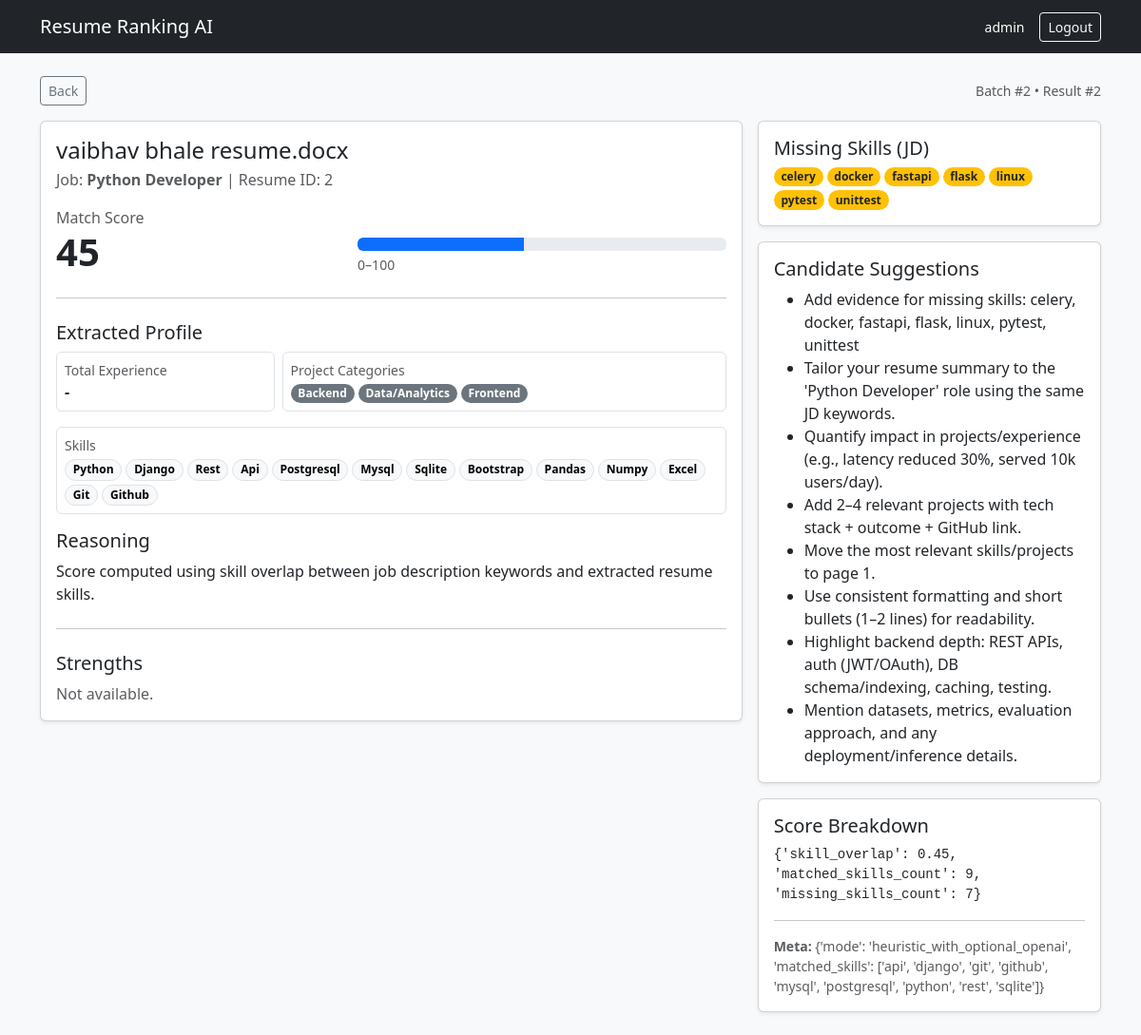
The app's page /results/2/ (signed in) with its own data.
### apps/ranking/models.py (models this page shows)
class RankingResult(models.Model):
    batch = models.ForeignKey(RankingBatch, on_delete=models.CASCADE, related_name="results")
    job = models.ForeignKey("jobs.JobDescription", on_delete=models.CASCADE, related_name="results")
    resume = models.ForeignKey("resumes.Resume", on_delete=models.CASCADE, related_name="results")
    score = models.PositiveSmallIntegerField()
    score_breakdown = models.JSONField(default=dict, blank=True)
    reasoning = models.TextField(blank=True)
    missing_required = models.JSONField(default=list, blank=True)
    strengths = models.JSONField(default=list, blank=True)
    candidate_suggestions = models.JSONField(default=list, blank=True)
    model_meta = models.JSONField(default=dict, blank=True)
    created_at = models.DateTimeField(auto_now_add=True)
    class Meta:
        constraints = [
            models.UniqueConstraint(fields=["batch", "job", "resume"], name="uniq_result_per_batch"),
        ]

class RankingBatch(models.Model):
    created_by = models.ForeignKey(settings.AUTH_USER_MODEL, on_delete=models.CASCADE)
    job = models.ForeignKey("jobs.JobDescription", on_delete=models.CASCADE, related_name="batches")
    resumes = models.ManyToManyField("resumes.Resume", related_name="batches")
    status = models.CharField(
        max_length=30,
        default="queued",
        choices=[("queued","queued"),("running","running"),("completed","completed"),("failed","failed")],
    )
    created_at = models.DateTimeField(auto_now_add=True)
    completed_at = models.DateTimeField(null=True, blank=True)

### apps/resumes/models.py (models this page shows, shortened)
class Resume(models.Model):
    uploaded_by = models.ForeignKey(settings.AUTH_USER_MODEL, on_delete=models.CASCADE, related_name="resumes")
    file = models.FileField(upload_to="resumes/%Y/%m/%d/")
    original_filename = models.CharField(max_length=255, blank=True)
    extracted_text = models.TextField(blank=True)
    extracted = models.JSONField(default=dict, blank=True)
    status = models.CharField(
        max_length=30,
        default="uploaded",
        choices=[
            ("uploaded", "uploaded"),
            ("extracting", "extracting"),
            ("parsed", "parsed"),
            ("failed", "failed"),
        ],
    )
    error_message = models.TextField(blank=True)
    created_at = models.DateTimeField(auto_now_add=True)

### apps/jobs/models.py (models this page shows, shortened)
class JobDescription(models.Model):
    created_by = models.ForeignKey(settings.AUTH_USER_MODEL, on_delete=models.CASCADE, related_name="job_descriptions")
    title = models.CharField(max_length=255)
    raw_text = models.TextField()
    extracted = models.JSONField(default=dict, blank=True)
    created_at = models.DateTimeField(auto_now_add=True)

### apps/dashboard/views.py (the view)
# urls.py: path("results/<int:result_id>/", views.result_detail, name="result_detail"),
@login_required
def result_detail(request, result_id: int):
    result = get_object_or_404(
        RankingResult.objects.select_related("job", "resume", "batch"),
        id=result_id,
        batch__created_by=request.user,
    )
    return render(request, "dashboard/result_detail.html", {"r": result})

### templates/dashboard/result_detail.html (shortened to what this page needs)
{% extends "base.html" %}
{% block content %}
<div class="mb-3 d-flex justify-content-between align-items-center">
  <a href="{% url 'dashboard:results' r.batch.id %}" class="btn btn-sm btn-outline-secondary">Back</a>
  <div class="text-muted small">
    Batch #{{ r.batch.id }} • Result #{{ r.id }}
  </div>
</div>
<div class="row g-3">
  <div class="col-lg-8">
    <div class="card shadow-sm">
      <div class="card-body">
        <h4 class="mb-1">{{ r.resume.original_filename }}</h4>
        <div class="text-muted mb-3">
          Job: <strong>{{ r.job.title }}</strong> |
          Resume ID: {{ r.resume.id }}
        </div>
        <div class="d-flex align-items-end justify-content-between">
          <div>
            <div class="text-muted">Match Score</div>
            <div class="display-6 fw-semibold">{{ r.score }}</div>
          </div>
          <div style="width: 55%;">
            <div class="progress" style="height: 14px;">
              <div class="progress-bar bg-primary score-bar"
                   role="progressbar"
                   data-score="{{ r.score }}"
                   aria-valuenow="{{ r.score }}"
                   aria-valuemin="0"
                   aria-valuemax="100"></div>
            </div>
            <div class="text-muted small mt-1">0–100</div>
          </div>
        </div>
        <hr class="my-4"/>
        <h5 class="mb-2">Extracted Profile</h5>
        <div class="row g-2 mb-3">
          <div class="col-md-4">
            <div class="border rounded p-2">
              <div class="text-muted small">Total Experience</div>
              <div class="fw-semibold">
                {% with exp=r.resume.extracted.total_years_experience %}
                  {% if exp %}{{ exp }} yrs{% else %}-{% endif %}
                {% endwith %}
              </div>
            </div>
          </div>
          <div class="col-md-8">
            <div class="border rounded p-2">
              <div class="text-muted small">Project Categories</div>
              <div class="d-flex flex-wrap gap-1 mt-1">
                {% with cats=r.resume.extracted.project_categories %}
                  {% if cats %}
                    {% for c in cats %}
                      <span class="badge rounded-pill bg-secondary">{{ c }}</span>
                    {% endfor %}
                  {% else %}
                    <span class="text-muted">-</span>
                  {% endif %}
                {% endwith %}
              </div>
            </div>
          </div>
        </div>
        <div class="border rounded p-2 mb-3">
          <div class="text-muted small">Skills</div>
          <div class="d-flex flex-wrap gap-1 mt-1">
            {% with skills=r.resume.extracted.skills %}
              {% if skills %}
                {% for s in skills|slice:":24" %}
                  <span class="badge rounded-pill text-bg-light border">{{ s }}</span>
                {% endfor %}
              {% else %}
                <span class="text-muted">-</span>
              {% endif %}
            {% endwith %}
          </div>
        </div>
        <h5>Reasoning</h5>
        <p class="mb-0">{{ r.reasoning }}</p>
        <hr class="my-4"/>
        <h5>Strengths</h5>
        {% if r.strengths %}
          <ul class="mb-0">
            {% for s in r.strengths %}
              <li>{{ s }}</li>
            {% endfor %}
          </ul>
        {% else %}
          <div class="text-muted">Not available.</div>
        {% endif %}
      </div>
    </div>
  </div>
  <div class="col-lg-4">
    <div class="card shadow-sm mb-3">
      <div class="card-body">
        <h5 class="mb-2">Missing Skills (JD)</h5>
        <div class="d-flex flex-wrap gap-1">
          {% if r.missing_required %}
            {% for m in r.missing_required|slice:":20" %}
              <span class="badge rounded-pill bg-warning text-dark">{{ m }}</span>
            {% endfor %}
          {% else %}
            <span class="text-muted">None detected</span>
          {% endif %}
        </div>
      </div>
    </div>
    <div class="card shadow-sm mb-3">
      <div class="card-body">
        <h5 class="mb-2">Candidate Suggestions</h5>
        {% if r.candidate_suggestions %}
          <ul class="mb-0">
            {% for s in r.candidate_suggestions %}
              <li>{{ s }}</li>
            {% endfor %}
          </ul>
        {% else %}
          <div class="text-muted">
            No suggestions available for this result. Re-run ranking (or enable OpenAI).
          </div>
        {% endif %}
      </div>
    </div>
    <div class="card shadow-sm">
      <div class="card-body">
        <h5 class="mb-2">Score Breakdown</h5>
        <pre class="mb-0" style="white-space: pre-wrap;">{{ r.score_breakdown }}</pre>
        {% if r.model_meta %}
          <hr class="my-3"/>
          <div class="text-muted small">
            <strong>Meta:</strong> {{ r.model_meta }}
          </div>
        {% endif %}
      </div>
    </div>
  </div>
</div>
{% endblock %}

### templates/base.html (shortened to what this page needs)
<!doctype html>
<html lang="en">
  <head>
    <link href="https://cdn.jsdelivr.net/npm/bootstrap@5.3.3/dist/css/bootstrap.min.css" rel="stylesheet">
  </head>
  <body class="bg-light">
    <nav class="navbar navbar-dark bg-dark">
      <div class="container">
        <a class="navbar-brand" href="/rank/">Resume Ranking AI</a>
        <div class="ms-auto d-flex align-items-center gap-2">
          {% if request.user.is_authenticated %}
            <span class="text-white small me-2">{{ request.user.username }}</span>
            <form method="post" action="{% url 'logout' %}" class="d-inline">
              <button type="submit" class="btn btn-sm btn-outline-light">Logout</button>
            </form>
          {% else %}
            <a class="btn btn-sm btn-outline-light" href="{% url 'login' %}">Login</a>
          {% endif %}
        </div>
      </div>
    </nav>
    <main class="container py-4">
      {% block content %}{% endblock %}
    </main>
  </body>
</html>

### records on screen
RankingResult: batch.id "2", id "2", resume.original_filename "vaibhav bhale resume.docx", job "Python Developer", resume.id "2", score "45", reasoning "Score computed using skill overlap between job description keywords and extracted resume skills.", score_breakdown "{'skill_overlap': 0.45, 'matched_skills_count': 9, 'missing_skills_count': 7}", model_meta "{'mode': 'heuristic_with_optional_openai', 'matched_skills': ['api', 'django', 'git', 'github', 'mysql', 'postgresql', 'python', 'rest', 'sqlite']}"

### other values on screen
{{ request.user.username }} "admin"
{{ c }} "Backend" "Data/Analytics" "Frontend"
{{ s }} "Python" "Django" "Rest" "Api" "Postgresql" "Mysql" "Sqlite" "Bootstrap" "Pandas" "Numpy" "Excel" "Git" "Github"
{{ m }} "celery" "docker" "fastapi" "flask" "linux" "pytest" "unittest"
{{ s }} "Add evidence for missing skills: celery, docker, fastapi, flask, linux, pytest, unittest" "Tailor your resume summary to the 'Python Developer' role using the same JD keywords." "Quantify impact in projects/experience (e.g., latency reduced 30%, served 10k users/day)." "Add 2–4 relevant projects with tech stack + outcome + GitHub link." "Move the most relevant skills/projects to page 1." "Use consistent formatting and short bullets (1–2 lines) for readability." "Highlight backend depth: REST APIs, auth (JWT/OAuth), DB schema/indexing, caching, testing." "Mention datasets, metrics, evaluation approach, and any deployment/inference details."
